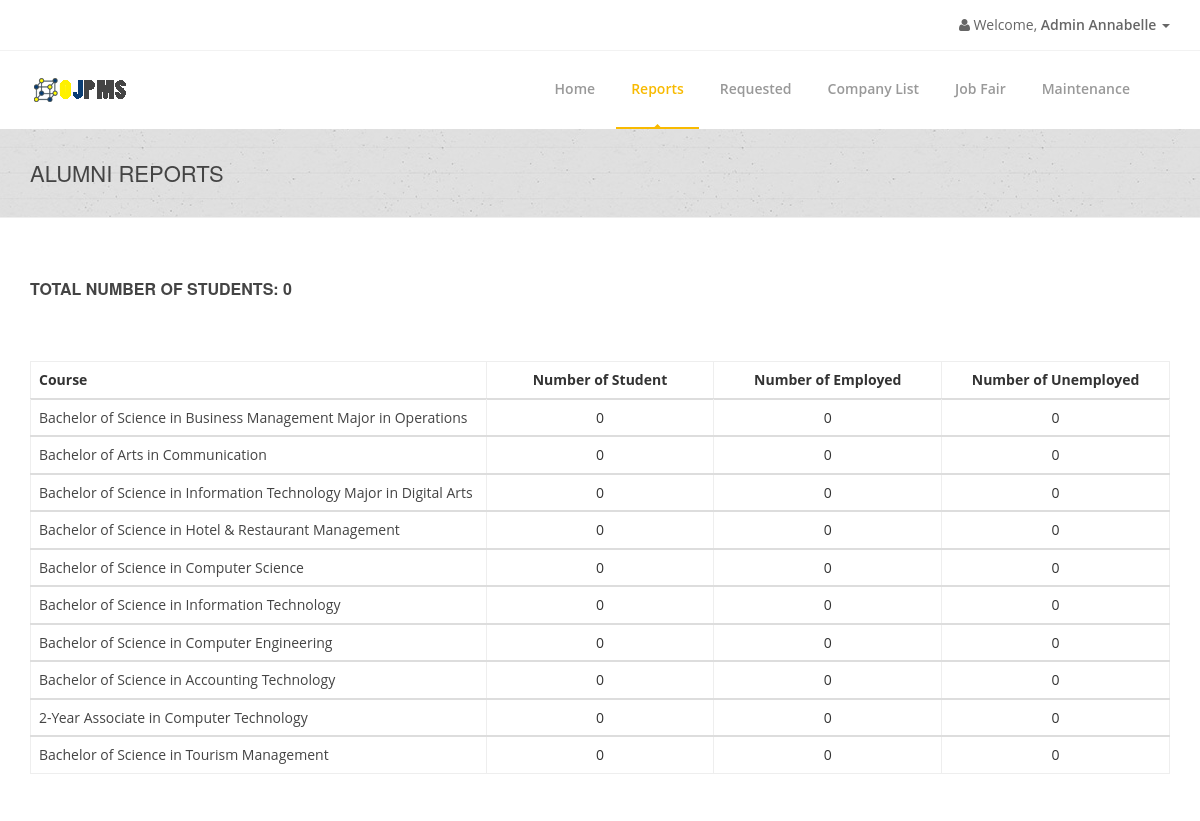
The app's page /admin/admin-reports.php (signed in) with its own data.
### tables this page shows
CREATE TABLE `admintbl` (
  `AdminID` int(11) NOT NULL AUTO_INCREMENT,
  `Username` varchar(255) NOT NULL,
  `Password` varchar(255) NOT NULL,
  `SaltedPassword` varchar(255) NOT NULL,
  `FirstName` varchar(255) NOT NULL,
  `MiddleName` varchar(255) NOT NULL,
  `LastName` varchar(255) NOT NULL,
  `Position` varchar(255) NOT NULL,
  `Address` varchar(255) NOT NULL,
  `ContactNumber` varchar(255) NOT NULL,
  `Usertype` varchar(255) NOT NULL,
  PRIMARY KEY (`AdminID`)
);

CREATE TABLE `coursetbl` (
  `CourseID` int(11) NOT NULL AUTO_INCREMENT,
  `CourseTitle` varchar(255) NOT NULL,
  `CourseCode` varchar(255) NOT NULL,
  `CourseDescription` varchar(255) NOT NULL,
  PRIMARY KEY (`CourseID`)
);

### connection.php (called while the page is built, shortened)
<?php
class GSecureSQLConfig
{
    static function get_mysqli_config($type = NULL)
    {
        if (strtoupper($type) == 'LOCALHOST') {
            return array(
                'host' => 'localhost:3306',
                'user' => 'root',
                'pass' => '',
                'db' => 'e2edb'
            );
        } else {
            return array(
                'host' => 'mysql.hostinger.ph',
                'user' => 'u305071956_e2edb',
                'pass' => 'ocCWVkS7qe',
                'db' => 'u305071956_e2edb'
            );
        }
    }
}
class GSecureSQL
{
    private static $config;
    private static function _get_mysqli_config()
    {
        self::$config = GSecureSQLConfig::get_mysqli_config();
    }
    static function query($sql, $has_return = FALSE, $types = NULL)
    {
        $cn = new mysqli(
            self::$config['host'],
            self::$config['user'],
            self::$config['pass'],
            self::$config['db']
        );
        $ret = NULL;
        $st = $cn->prepare($sql);
        if (is_null($types)) {
            if (!$has_return) {
                $st->execute();
                $st->close();
                $cn->close();
                $ret = 'Query has been executed';
            } else {
                $st->execute();
                $code_result = '$st->bind_result(';
                $bool = false;
                $p = array();
                for($i = 0; $i < $st->field_count; $i++){
                    if(!$bool){
                        $bool = true;
                        $code_result .= '$p[' . $i . ']';
                    }else{
                        $code_result .= ',$p[' . $i . ']';
                    }
                }
                $code_result .= ');';
                eval($code_result);
                $ret = array();
                $k = 0;
                while($st->fetch()){
                    for($i = 0; $i < count($p); $i++){
                        $ret[$k][$i] = $p[$i];
                    }
                    $k++;
                }
            }
        } else {
            if (!$has_return) {
                $arg = func_get_args();
                $code = '$st->bind_param($types';
                for ($i = 3; $i < count($arg); $i++) {
                    $code .= ',$arg[' . $i . ']';
                }
                $code .= ');';
                eval($code);
                $st->execute();
                $st->close();
                $cn->close();
            } else {
                $arg = func_get_args();
                $code = '$st->bind_param($types';
                for ($i = 3; $i < count($arg); $i++) {
                    $code .= ',$arg[' . $i . ']';
                }
                $code .= ');';
                eval($code);
                $st->execute();
                $code_result = '$st->bind_result(';
                $bool = false;
                $p = array();
                for($i = 0; $i < $st->field_count; $i++){
                    if(!$bool){
                        $bool = true;
                        $code_result .= '$p[' . $i . ']';
                    }else{
                        $code_result .= ',$p[' . $i . ']';
                    }
                }
                $code_result .= ');';
                eval($code_result);
                $ret = array();
                $k = 0;
                while($st->fetch()){
                    for($i = 0; $i < count($p); $i++){
                        $ret[$k][$i] = $p[$i];
                    }
                    $k++;
                }
            }
        }
        return $ret;
    }
}

### admin/admin-reports.php (the view, shortened to what this page needs)
<?php
include('../connection.php');
if(isset($_SESSION['AdminID'])){
    $AdminID = $_SESSION['AdminID'];
}else{
    header("location: ../login-admin.php");
}
$TotalStudents =
    GSecureSQL::query(
        "SELECT COUNT(*) FROM studentinfotbl",
        TRUE
    );
$Total = $TotalStudents[0][0];
$infoquery =
    GSecureSQL::query(
        "SELECT FirstName FROM admintbl WHERE AdminID = ?",
        TRUE,
        "s",
        $AdminID
    );
$FirstName = $infoquery[0][0];
?>
<!doctype html>
<html lang="en">
<head>
    <link href="../css/bootstrap.min.css" rel="stylesheet"/>
    <link href="../css/bootstrapValidator.min.css" rel="stylesheet"/>
    <link rel="stylesheet" href="../css/font-awesome.min.css" type="text/css" media="screen">
    <link rel="stylesheet" type="text/css" href="../fonts/ffonts/montserrat.css">
    <link rel="stylesheet" type="text/css" href="../fonts/ffonts/open-sans.css">
    <link rel="stylesheet" type="text/css" href="../css/slicknav.css" media="screen">
    <link rel="stylesheet" type="text/css" href="../css/style.css" media="screen">
    <link rel="stylesheet" type="text/css" href="../css/responsive.css" media="screen">
    <link rel="stylesheet" type="text/css" href="../css/animate.css" media="screen">
    <link rel="stylesheet" type="text/css" href="../css/colors/yellow.css" title="yellow" media="screen"/>
    <link rel="stylesheet" href="../css/notif.css"/>
</head>
<body>
    <div id="container">
        <div class="hidden-header"></div>
        <header class="clearfix">
            <div class="top-bar">
                <div class="container">
                    <div class="row">
                        <div class="col-md-5">
                            <ul class="nav navbar-nav navbar-right">
                                <li class="dropdown">
                                    <a href="#" class="dropdown-toggle" data-toggle="dropdown"><b class="fa fa-user"></b> Welcome, <b>Admin <?php echo $FirstName; ?> </b><b class="caret"></b></a>
                                </li>
                            </ul>
                        </div>
                    </div>
                </div>
            </div>
            <div class="navbar navbar-default navbar-top">
                <div class="container">
                    <div class="navbar-header">
                        <a class="navbar-brand" href="">
                            <img src="../images/ojpms.png">
                        </a>
                    </div>
                    <div class="navbar-collapse collapse">
                        <ul class="nav navbar-nav navbar-right">
                            <li>
                                <a href="admin.php">Home</a>
                            </li>
                           <li>
                           <a class = "active">Reports</a>
                            </li>
                            <li>
                                <a href="admin-requested.php">Requested</a>
                            </li>
                            <li>
                               <a>Company List</a>
                            </li>
                            <li>
                                <a href="job-fair.php">Job Fair</a>
                            </li>
                            <li>
                                <a> Maintenance</a>
                            </li>
                        </ul>
                    </div>
                </div>
            </div>
        </header>
        <div class="page-banner no-subtitle">
            <div class="container">
                <div class="row">
                    <div class="col-md-6">
                        <h2>Alumni Reports</h2>
                    </div>
                </div>
            </div>
        </div>
        <div id="content">
            <div class="container">
                <div class="row">
                    <div class="col-sm-4">
                        <h4><b>TOTAL NUMBER OF STUDENTS: <?php echo $Total; ?></b></h4>
                    </div>
                </div>
                <div class="hr1" style="margin-top:30px;margin-bottom:30px;"></div>
                <div class="hr2"></div>
                <table class="table segment table-hover">
                    <thead>
                        <tr>
                            <th width="40%">Course</th>
                            <th width="20%" class="text-center">Number of Student</th>
                            <th width="20%" class="text-center">Number of Employed</th>
                            <th width="20%" class="text-center">Number of Unemployed</th>
                    </thead>
                    <?php
                    $course_tbl =
                        GSecureSQL::query(
                            "SELECT * FROM coursetbl",
                            TRUE
                        );
                    foreach ($course_tbl as $value) {
                        $CourseID = $value[0];
                        $CourseTitle = $value[1];
                        $CourseCode = $value[2];
                        $qryTotal =
                            GSecureSQL::query(
                                "SELECT COUNT(*) FROM studentinfotbl WHERE MajorCourse = ?",
                                TRUE,
                                "s",
                                $CourseCode
                            );
                        foreach ($qryTotal as $value1) {
                            $TotalStudents = $value1[0];
                        }
                        $EmployedTotal =
                            GSecureSQL::query(
                                "SELECT COUNT(*) FROM studentinfotbl WHERE MajorCourse = ? AND EmploymentStatus = 'Employed'",
                                TRUE,
                                "s",
                                $CourseCode
                            );
                        foreach ($EmployedTotal as $value2) {
                            $TotalEmployed = $value2[0];
                        }
                        $UnemployedTotal =
                            GSecureSQL::query(
                                "SELECT COUNT(*) FROM studentinfotbl WHERE MajorCourse = ? AND EmploymentStatus = 'Unemployed'",
                                TRUE,
                                "s",
                                $CourseCode
                            );
                        foreach ($UnemployedTotal as $value3) {
                            $TotalUnemployed = $value3[0];
                        }
                        ?>
                        <tbody>
                        <tr>
                            <td class=tabletitle>
                                <a href='admin-field.php?id=<?php echo $CourseID; ?>'><?php echo $CourseTitle; ?></a>
                            </td>
                            <td class="text-center"><?php echo $TotalStudents; ?></td>
                            <td class="text-center"><?php echo $TotalEmployed; ?></td>
                            <td class="text-center"><?php echo $TotalUnemployed; ?></td>
                        </tbody>
                        <?php
                    }
                    ?>
                </table>
            </div>
        </div>
    </div>
</body>
</html>

### css/colors/yellow.css (style rules this page uses)
a { color: #444; }
.navbar-default .navbar-nav > li:hover > a, .navbar-default .navbar-nav > li > a.active { color: #f8ba01; }
.navbar-default .navbar-nav > li > a:after { background-color: #f8ba01; }
.navbar-default .navbar-nav > li > a.active, .navbar-default .navbar-nav > li:hover > a { border-color: #f8ba01; }

### records on screen
admintbl: FirstName "Annabelle"
coursetbl: CourseTitle "Bachelor of Science in Business Management Major in Operations", TotalStudents "0", TotalEmployed "0", TotalUnemployed "0"
coursetbl: CourseTitle "Bachelor of Arts in Communication", TotalStudents "0", TotalEmployed "0", TotalUnemployed "0"
coursetbl: CourseTitle "Bachelor of Science in Information Technology Major in Digital Arts", TotalStudents "0", TotalEmployed "0", TotalUnemployed "0"
coursetbl: CourseTitle "Bachelor of Science in Hotel & Restaurant Management", TotalStudents "0", TotalEmployed "0", TotalUnemployed "0"
coursetbl: CourseTitle "Bachelor of Science in Computer Science", TotalStudents "0", TotalEmployed "0", TotalUnemployed "0"
coursetbl: CourseTitle "Bachelor of Science in Information Technology", TotalStudents "0", TotalEmployed "0", TotalUnemployed "0"
coursetbl: CourseTitle "Bachelor of Science in Computer Engineering", TotalStudents "0", TotalEmployed "0", TotalUnemployed "0"
coursetbl: CourseTitle "Bachelor of Science in Accounting Technology", TotalStudents "0", TotalEmployed "0", TotalUnemployed "0"
coursetbl: CourseTitle "2-Year Associate in Computer Technology", TotalStudents "0", TotalEmployed "0", TotalUnemployed "0"
coursetbl: CourseTitle "Bachelor of Science in Tourism Management", TotalStudents "0", TotalEmployed "0", TotalUnemployed "0"

### other values on screen
$Total "0"
